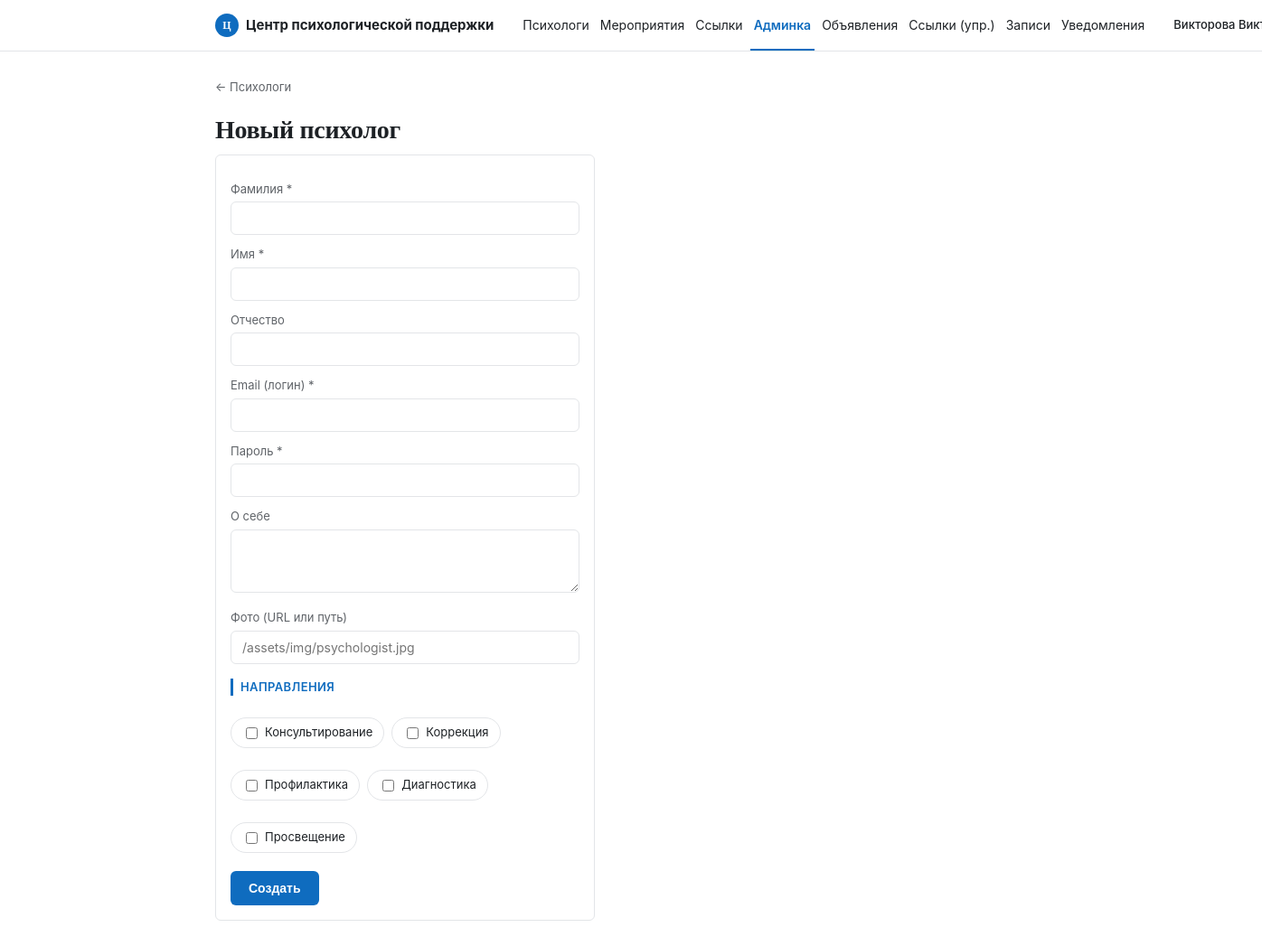
The page /admin/psychologists/new (signed in) on the database its author committed.
### tables this page shows
CREATE TABLE directions (
    id      TINYINT UNSIGNED AUTO_INCREMENT PRIMARY KEY,
    name    VARCHAR(100) NOT NULL
);

### src/Controllers/AdminController.php (called while the page is built, shortened)
<?php
class AdminController
{
    public function newPsychologistForm(): void
    {
        $directions = [];
        try {
            $directions = Database::connection()->query("SELECT id, name FROM directions ORDER BY id")->fetchAll();
        } catch (\Throwable $e) {
        }
        require __DIR__ . '/../../templates/admin/new_psychologist.php';
    }
}

### src/Core/Router.php (called while the page is built, shortened)
<?php
class Router
{
    private array $routes = [];
    public function get(string $path, array $handler): void
    {
        $this->routes['GET'][$path] = $handler;
    }
    public function post(string $path, array $handler): void
    {
        $this->routes['POST'][$path] = $handler;
    }
    public function dispatch(string $method, string $uri): void
    {
        $path = parse_url($uri, PHP_URL_PATH);
        $path = rtrim($path, '/') ?: '/';
        $handler = $this->routes[$method][$path] ?? null;
        [$controllerClass, $action] = $handler;
        $controller = new $controllerClass();
        $controller->$action();
    }
}

### public/index.php (called while the page is built, shortened)
<?php
spl_autoload_register(function (string $class) {
    $prefix = 'App\\';
    $relative = substr($class, strlen($prefix));
    $path = __DIR__ . '/../src/' . str_replace('\\', '/', $relative) . '.php';
});
$router = new Router();
$router->get('/', [HomeController::class, 'index']);
$router->get('/psychologist', [BookingController::class, 'show']);
$router->get('/api/psychologist/slots', [BookingController::class, 'slotsApi']);
$router->get('/book', [BookingController::class, 'bookForm']);
$router->post('/book', [BookingController::class, 'store']);
$router->get('/login', [AuthController::class, 'loginForm']);
$router->post('/login', [AuthController::class, 'login']);
$router->get('/logout', [AuthController::class, 'logout']);
$router->get('/cabinet', [ClientController::class, 'cabinet']);
$router->post('/cabinet/cancel', [ClientController::class, 'cancel']);
$router->post('/cabinet/reschedule', [ClientController::class, 'reschedule']);
$router->get('/dashboard', [PsychologistController::class, 'dashboard']);
$router->get('/dashboard/profile', [PsychologistController::class, 'profile']);
$router->post('/dashboard/profile', [PsychologistController::class, 'updateProfile']);
$router->get('/dashboard/schedule', [PsychologistController::class, 'schedule']);
$router->post('/dashboard/schedule', [PsychologistController::class, 'addSlot']);
$router->post('/dashboard/schedule/block', [PsychologistController::class, 'blockSlot']);
$router->get('/dashboard/clients', [PsychologistController::class, 'clients']);
$router->get('/dashboard/clients/show', [PsychologistController::class, 'clientDetail']);
$router->post('/dashboard/notes', [PsychologistController::class, 'addNote']);
$router->post('/dashboard/appointments/cancel', [PsychologistController::class, 'cancelAppointment']);
$router->post('/dashboard/message', [PsychologistController::class, 'messageClient']);
$router->get('/announcements', [AnnouncementController::class, 'index']);
$router->get('/dashboard/announcements', [AnnouncementController::class, 'manage']);
$router->post('/dashboard/announcements', [AnnouncementController::class, 'create']);
$router->post('/dashboard/announcements/delete', [AnnouncementController::class, 'delete']);
$router->get('/contacts', [ContactController::class, 'index']);
$router->get('/admin/contacts', [ContactController::class, 'manage']);
$router->post('/admin/contacts', [ContactController::class, 'create']);
$router->post('/admin/contacts/delete', [ContactController::class, 'delete']);
$router->get('/admin', [AdminController::class, 'index']);
$router->get('/admin/psychologists/new', [AdminController::class, 'newPsychologistForm']);
$router->post('/admin/psychologists', [AdminController::class, 'createPsychologist']);
$router->post('/admin/psychologists/delete', [AdminController::class, 'deletePsychologist']);
$router->get('/admin/schedule', [AdminController::class, 'schedule']);
$router->post('/admin/schedule', [AdminController::class, 'addSlot']);
$router->post('/admin/schedule/block', [AdminController::class, 'blockSlot']);
$router->get('/admin/appointments', [AdminController::class, 'appointments']);
$router->post('/admin/appointments/cancel', [AdminController::class, 'cancelAppointment']);
$router->get('/admin/appointments/move', [AdminController::class, 'moveAppointmentForm']);
$router->post('/admin/appointments/move', [AdminController::class, 'moveAppointment']);
$router->get('/admin/notifications', [AdminController::class, 'notifications']);
$router->dispatch($_SERVER['REQUEST_METHOD'], $_SERVER['REQUEST_URI']);

### src/Core/Database.php (called while the page is built, shortened)
<?php
class Database
{
    private static ?PDO $instance = null;
    public static function connection(): PDO
    {
        if (self::$instance === null) {
            $host = getenv('DB_HOST') ?: null;
            $port = getenv('DB_PORT') ?: null;
            $name = getenv('DB_NAME') ?: null;
            $user = getenv('DB_USER') ?: null;
            $password = getenv('DB_PASSWORD') ?: null;
            if (!$host) {
                $configFile = __DIR__ . '/../../config/config.php';
                if (file_exists($configFile)) {
                    $config = require $configFile;
                    $db = $config['db'];
                    $host = $db['host'] ?? '127.0.0.1';
                    $port = $db['port'] ?? '3306';
                    $name = $db['name'] ?? 'psycho_booking';
                    $user = $db['user'] ?? 'root';
                    $password = $db['password'] ?? '';
                } else {
                    $host = '127.0.0.1';
                    $port = '3306';
                    $name = 'psycho_booking';
                    $user = 'root';
                    $password = '';
                }
            }
            $dsn = sprintf(
                'mysql:host=%s;port=%s;dbname=%s;charset=utf8mb4',
                $host,
                $port,
                $name
            );
            try {
                self::$instance = new PDO($dsn, $user, $password, [
                    PDO::ATTR_ERRMODE => PDO::ERRMODE_EXCEPTION,
                    PDO::ATTR_DEFAULT_FETCH_MODE => PDO::FETCH_ASSOC,
                    PDO::ATTR_EMULATE_PREPARES => false,
                    PDO::MYSQL_ATTR_INIT_COMMAND => "SET NAMES utf8mb4 COLLATE utf8mb4_unicode_ci",
                ]);
            } catch (PDOException $e) {
                die('Ошибка подключения к БД: ' . $e->getMessage());
            }
        }
        self::$instance->exec("SET NAMES utf8mb4 COLLATE utf8mb4_unicode_ci");
self::$instance->exec("SET CHARACTER SET utf8mb4");
        return self::$instance;
    }
}

### config/config.php (called while the page is built)
<?php
return [
    'db' => [
        'host'     => '127.0.0.1',
        'port'     => '3306',
        'name'     => 'psycho_booking',
        'user'     => 'root',
        'password' => '',
    ],
];

### templates/admin/new_psychologist.php (the view, shortened to what this page needs)
<?php $pageTitle = 'Новый психолог'; require __DIR__ . '/../partials/header.php'; ?>
<a href="/admin" class="back-link">← Психологи</a>
<h1>Новый психолог</h1>
<div class="card" style="max-width:420px;">
    <form method="post" action="/admin/psychologists">
        <label for="last_name">Фамилия *</label>
        <input type="text" id="last_name" name="last_name" required>
        <label for="first_name">Имя *</label>
        <input type="text" id="first_name" name="first_name" required>
        <label for="patronymic">Отчество</label>
        <input type="text" id="patronymic" name="patronymic">
        <label for="email">Email (логин) *</label>
        <input type="text" id="email" name="email" required>
        <label for="password">Пароль *</label>
        <input type="password" id="password" name="password" required>
        <label for="bio">О себе</label>
        <textarea id="bio" name="bio"></textarea>
        <label for="photo_path">Фото (URL или путь)</label>
        <input type="text" id="photo_path" name="photo_path" placeholder="/assets/img/psychologist.jpg">
        <?php if (!empty($directions)): ?>
            <p class="section-label" style="margin-top:16px;">Направления</p>
            <div style="display:flex;flex-wrap:wrap;gap:8px;">
                <?php foreach ($directions as $d): ?>
                    <label class="tw-chip" style="cursor:pointer;">
                        <input type="checkbox" name="directions[]" value="<?= (int)$d['id'] ?>" style="width:auto;margin-right:8px;">
                        <?= htmlspecialchars($d['name']) ?>
                    </label>
                <?php endforeach; ?>
            </div>
        <?php endif; ?>
        <button type="submit" class="btn">Создать</button>
    </form>
</div>
<?php require __DIR__ . '/../partials/footer.php'; ?>

### public/assets/css/style.css (style rules this page uses)
:root { --blue: #0F6CBF; --blue-dark: #0B4F8F; --blue-light: #E8F1FA; --ink: #1D2125; --muted: #5F6368; --border: #E3E5E8; --bg: #FFFFFF; --panel: #F5F6F8; --white: #FFFFFF; --radius: 6px; --font-display: Georgia, "Times New Roman", serif; --font-sans: -apple-system, "Segoe UI", Roboto, Arial, sans-serif; --text: var(--ink); --text-secondary: var(--muted); }
* { box-sizing: border-box; }
body { margin: 0; font-family: var(--font-sans); background: var(--bg); color: var(--ink); font-size: 15px; line-height: 1.5; }
a { color: var(--blue); }
h1 { font-family: var(--font-display); font-size: 28px; font-weight: 700; margin: 0 0 6px; letter-spacing: -0.01em; }
.section-label { font-size: 13px; font-weight: 600; text-transform: uppercase; letter-spacing: 0.03em; color: var(--blue); border-left: 3px solid var(--blue); padding-left: 8px; margin: 0 0 12px; }
.card { background: var(--white); border: 1px solid var(--border); border-radius: var(--radius); padding: 16px; margin-bottom: 12px; }
label { display: block; font-size: 13px; color: var(--muted); margin: 12px 0 4px; }
input[type="text"], input[type="tel"], input[type="password"], input[type="date"], input[type="time"], select, textarea { width: 100%; padding: 9px 12px; border: 1px solid var(--border); border-radius: var(--radius); font-size: 14px; font-family: inherit; background: var(--white); color: var(--ink); }
textarea { min-height: 70px; resize: vertical; }
.btn { display: inline-block; background: var(--blue); color: var(--white); border: none; border-radius: var(--radius); padding: 11px 20px; font-size: 14px; font-weight: 600; cursor: pointer; text-decoration: none; margin-top: 16px; }
.back-link { display: inline-block; margin-bottom: 16px; color: var(--muted); text-decoration: none; font-size: 13px; }

### public/assets/css/app.css (style rules this page uses)
.tw-chip { display: inline-flex; align-items: center; height: 34px; padding: 0 12px; border-radius: 999px; border: 1px solid var(--border); background: var(--white); color: var(--ink); cursor: pointer; font-size: 13px; user-select: none; }

### rows shown on the page
directions: name "Консультирование"
directions: name "Коррекция"
directions: name "Профилактика"
directions: name "Диагностика"
directions: name "Просвещение"

### other values the page prints
$roleLabel "Админка"
